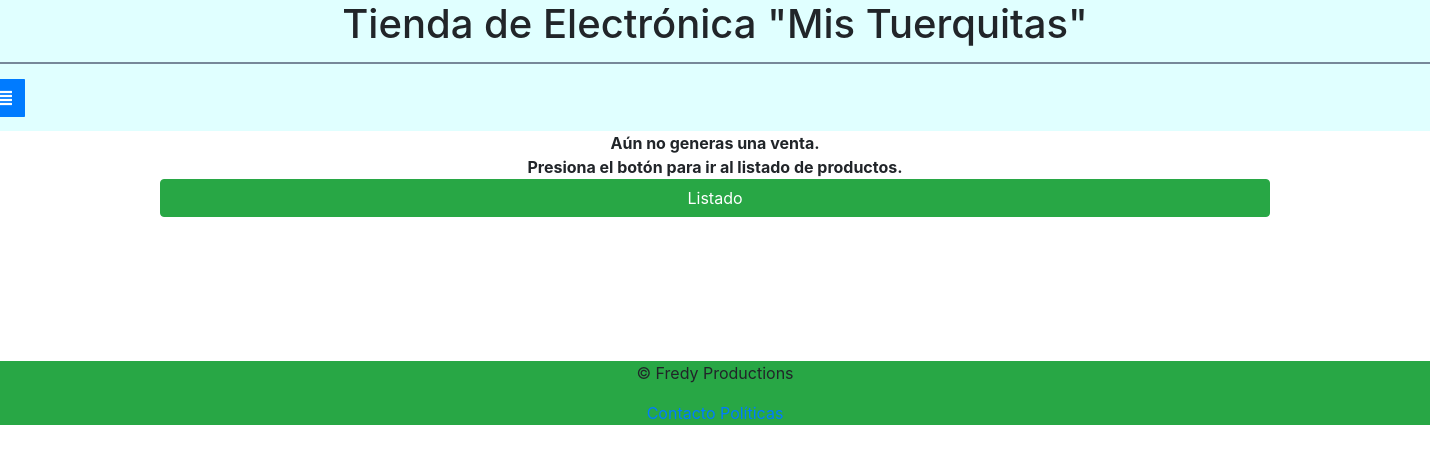
/venta/ (signed in), run on an earlier commit of the app's database.
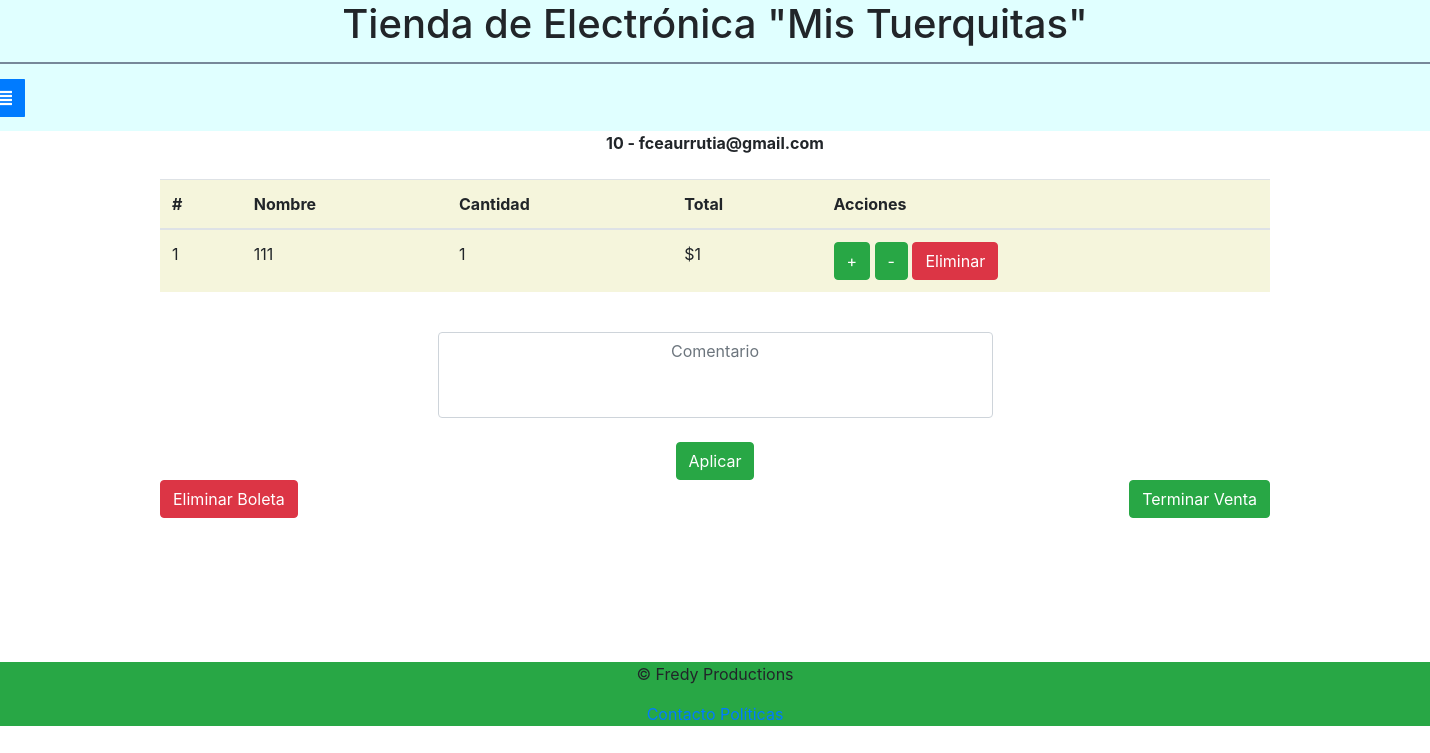
And on a later commit of the database.
### aplicativo/models.py (models this page shows, shortened)
class Boleta(models.Model):
    id_boleta = models.AutoField(('ID'),primary_key=True)
    fecha = models.DateTimeField(('Fecha de Venta'), default=datetime.now)
    comentario = models.CharField(max_length=200)
    vendedor = models.ForeignKey(Usuario, on_delete=models.CASCADE)
    sucursal = models.ForeignKey(Tienda, on_delete=models.CASCADE)
    terminada = models.BooleanField(('Estado de Venta'))
    class Meta:
        ordering = ['id_boleta']

class Usuario(AbstractBaseUser, PermissionsMixin):
    USERNAME_FIELD=('usuario')
    REQUIRED_FIELDS=['email']
    usuario = models.CharField(('Nombre de Usuario'), max_length=12, primary_key=True)
    email = models.EmailField(unique=True)
    is_active = models.BooleanField(('Está Activo'), default=True)
    is_staff = models.BooleanField(('Staff'), default=False)
    tipo_usuario = models.ForeignKey(Tipo_Usuario, on_delete=models.CASCADE, default=1)
    tienda = models.ForeignKey(Tienda, on_delete=models.CASCADE, null=True, blank=True)
    objects = UsuarioManager()
    class Meta:
        ordering = ['-usuario']

class Detalle_Boleta(models.Model):
    detalle_id = models.AutoField(primary_key=True)
    id_producto = models.ForeignKey(Producto, on_delete=models.CASCADE)
    id_boleta = models.ForeignKey(Boleta, on_delete=models.CASCADE)
    cantidad = models.PositiveIntegerField(default=1)
    total = models.PositiveIntegerField(blank=True, null=True, default=1)
    class Meta:
        ordering=['detalle_id']

class Producto(models.Model):
    id_producto = models.AutoField(('ID de Producto'), primary_key=True)
    nombre = models.CharField(max_length=40)
    descripcion = models.CharField(max_length=255)
    precio_base = models.PositiveIntegerField()
    precio_final = models.PositiveIntegerField()
    fotito = models.ImageField(upload_to='productos')
    tipo = models.ForeignKey(Tipo_Producto, on_delete=models.CASCADE)
    class Meta:
        ordering = ['id_producto']

### aplicativo/views.py (the view)
# urls.py: path(r'venta/', views.VenderProductos, name="vender"),
def VenderProductos(request):
    if request.user.is_authenticated:
        try:
            boleta = Boleta.objects.get(vendedor=request.user, terminada=False)
        except Boleta.DoesNotExist:
            return render(request, 'Mantenedores/Usuario/venderProductos.html', {'boleta':None, 'productos':None})
        if request.method=="POST":
            boleta.comentario = request.POST.get('Comentario')
            boleta.save()
        productos = Detalle_Boleta.objects.filter(id_boleta=boleta.id_boleta)
        return render(request, 'Mantenedores/Usuario/venderProductos.html', {'boleta':boleta, 'productos':productos})
    else:
        return redirect('appSupp:error')

### aplicativo/templates/Mantenedores/Usuario/venderProductos.html (shortened to what this page needs)
{% extends "Base/base.html" %}
{% block content %}
<section>
    {% if not boleta is None %}
    <b class="centrado">{{boleta.id_boleta}} - {{ user.email }}</b>
    <br>
    <table class="table" style="background-color: beige">
        <thead>
            <tr>
                <th scope="col">#</th>
                <th scope="col">Nombre</th>
                <th scope="col">Cantidad</th>
                <th scope="col">Total</th>
                <th scope="col">Acciones</th>
            </tr>
        </thead>
        {% for x in productos %}
        <div class="row">
            <tr>
                <td>{{ forloop.counter }}</td>
                <td>{{ x.id_producto.nombre}}</td>
                <td>{{ x.cantidad }}</td>
                <td>${{ x.total }}</td>
                <td>
                    <a href="{% url 'appSupp:añadir' x.detalle_id %}" class="btn btn-success">+</a>
                    <a href="{% url 'appSupp:sustraer' x.detalle_id %}" class="btn btn-success">-</a>
                    <a href="{% url 'appSupp:eliminarProd' x.detalle_id %}" class="btn btn-danger">Eliminar</a>
                </td>
            </tr>
        </div>
        {% endfor %}
    </table>
    <form method="POST">
        <br>
        <textarea rows="3" style="width: 50%; resize: none;" maxlength="200" class="form-control centrado" type="textarea" placeholder="Comentario" name="Comentario"></textarea>
        <br>
        <button style="display: block"class="btn btn-success centrado" type="submit">Aplicar</button>
    </form>
    <a href="{% url 'appSupp:eliminarBoleta' boleta.id_boleta %}" class="btn btn-danger">Eliminar Boleta</a>
    <a href="{% url 'appSupp:terminarBoleta' boleta.id_boleta %}" class="btn btn-success" style="float:right">Terminar Venta</a>
    {% else %}
    <b class="centrado">Aún no generas una venta.</b>
    <b class="centrado">Presiona el botón para ir al listado de productos.</b>
    <a href="{% url 'appSupp:home' %}" class="btn btn-success" style="display: block; margin: 0 auto;">Listado</a>
    {% endif %}
</section>
{% endblock %}

What changed in the data, as far as the page shows it:
added Boleta: id_boleta "10"
now on this page (row edited): Usuario: email "fceaurrutia@gmail.com"
added Detalle_Boleta: id_producto.nombre "111", cantidad "1", total "1"
Also different on the page:
text no longer shown: "Aún no generas una venta. Presiona el botón para ir al listado de productos. Listado"
text now shown: "- # Nombre Cantidad Total Acciones Aplicar Eliminar Boleta Terminar Venta"
